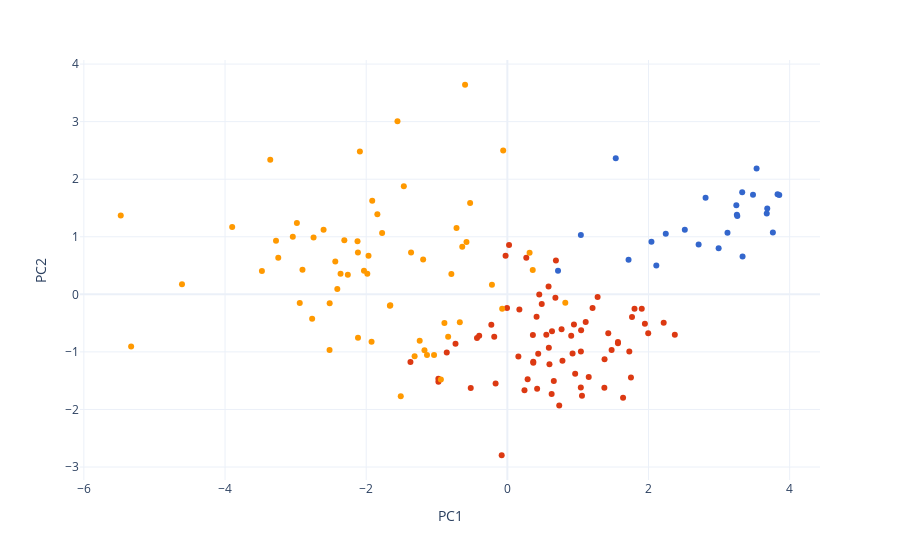

Notebook source saved alongside this figure:
### Code cell
# Ajout des labels au dataframe
df_total['cluster'] = labels

# Convertir les clusters en type catégoriel pour légende continue
df_total["cluster"] = df_total["cluster"].astype(str)

fig = t.display_clustering(df_total)

### Figure 1 — Plotly figure (JSON) as saved in the notebook; plotly's stock layout.template omitted (floating-point values rounded to 4 significant figures)
{"data": [{"hovertemplate": "<b>%{hovertext}</b><br><br>cluster=2<br>PC1=%{x}<br>PC2=%{y}<extra></extra>", "hovertext": ["Finland", "Denmark", "Switzerland", "Iceland", "Norway", "Netherlands", "Sweden", "New Zealand", "Austria", "Luxembourg", "Canada", "Australia", "United Kingdom", "Ireland", "Germany", "United States", "United Arab Emirates", "Malta", "Singapore", "Uzbekistan", "Bahrain", "Thailand", "Hong Kong S.A.R. of China", "Malaysia"], "legendgroup": "2", "marker": {"color": "#3366CC", "symbol": "circle"}, "mode": "markers", "name": "2", "orientation": "v", "showlegend": true, "type": "scatter", "x": [3.762, 3.852, 3.675, 3.119, 3.828, 3.327, 3.48, 3.531, 2.993, 3.332, 3.252, 3.244, 2.808, 3.258, 2.71, 2.111, 2.245, 2.514, 3.682, 1.536, 1.717, 1.041, 2.042, 0.7178], "xaxis": "x", "y": [1.075, 1.726, 1.404, 1.068, 1.74, 1.774, 1.731, 2.188, 0.8003, 0.6568, 1.384, 1.549, 1.679, 1.362, 0.8668, 0.502, 1.05, 1.122, 1.49, 2.363, 0.6012, 1.031, 0.9121, 0.4088], "yaxis": "y"}, {"hovertemplate": "<b>%{hovertext}</b><br><br>cluster=0<br>PC1=%{x}<br>PC2=%{y}<extra></extra>", "hovertext": ["Israel", "Costa Rica", "Czech Republic", "Belgium", "France", "Mexico", "Taiwan Province of China", "Uruguay", "Saudi Arabia", "Spain", "Guatemala", "Italy", "Brazil", "Slovenia", "El Salvador", "Panama", "Slovakia", "Chile", "Lithuania", "Trinidad and Tobago", "Poland", "Colombia", "Cyprus", "Nicaragua", "Romania", "Kuwait", "Mauritius", "Kazakhstan", "Estonia", "Philippines", "Hungary", "Argentina", "Honduras", "Latvia", "Ecuador", "Portugal", "Jamaica", "South Korea", "Japan", "Peru", "Serbia", "Bolivia", "Paraguay", "Dominican Republic", "Bosnia and Herzegovina", "Moldova", "Tajikistan", "Montenegro", "Russia", "Kyrgyzstan", "Belarus", "North Cyprus", "Greece", "Croatia", "Libya", "Vietnam", "Azerbaijan", "Macedonia", "Turkey", "China", "Bulgaria", "Venezuela", "Algeria", "Lebanon", "Armenia", "Jordan", "Ukraine", "Palestinian Territories"], "legendgroup": "0", "marker": {"color": "#DC3912", "symbol": "circle"}, "mode": "markers", "name": "0", "orientation": "v", "showlegend": true, "type": "scatter", "x": [1.904, 1.949, 1.639, 2.215, 2.373, 1.042, 1.567, 1.801, 1.567, 1.728, 0.5839, 1.153, 0.9045, 1.996, 0.4141, 1.377, 1.041, 0.9237, 1.057, 0.9434, 1.477, 0.7807, 1.11, 0.688, 0.6579, 1.43, 1.207, 1.045, 1.766, 0.4518, 0.7349, 0.9606, 0.2682, 0.6275, 0.6324, 1.374, 0.5876, 0.5963, 1.751, 0.3674, 0.4371, -0.004597, 0.6807, 0.768, -0.2271, -0.4303, -0.02508, 0.1562, 0.2873, 0.02402, 0.3668, 1.279, -0.08039, 0.4219, 0.1702, 0.4871, 0.3618, -0.1859, -0.1665, 0.552, 0.2425, -0.5188, -0.9767, -0.9776, -0.7345, -0.3989, -0.8588, -1.373], "xaxis": "x", "y": [-0.2496, -0.5097, -1.797, -0.4926, -0.7005, -0.9931, -0.8485, -0.2505, -0.8285, -0.9923, 0.1376, -1.437, -0.7185, -0.6769, -0.3909, -1.127, -1.62, -1.028, -1.761, -0.5249, -0.9694, -1.155, -0.4829, 0.5858, -1.506, -0.6765, -0.2387, -0.6239, -0.392, -0.002693, -1.932, -1.382, 0.6347, -1.73, -0.6414, -1.624, -0.9289, -1.216, -1.446, -1.188, -1.034, -0.2374, -0.06147, -0.6072, -0.528, -0.7595, 0.6716, -1.08, -1.477, 0.8559, -1.173, -0.04557, -2.796, -1.642, -0.2635, -0.1682, -0.708, -0.7368, -1.551, -0.7037, -1.666, -1.627, -1.519, -1.468, -0.8589, -0.7214, -1.01, -1.176], "yaxis": "y"}, {"hovertemplate": "<b>%{hovertext}</b><br><br>cluster=1<br>PC1=%{x}<br>PC2=%{y}<extra></extra>", "hovertext": ["Kosovo", "Pakistan", "Mongolia", "Indonesia", "Ivory Coast", "Benin", "Maldives", "Congo (Brazzaville)", "Ghana", "Nepal", "Turkmenistan", "Morocco", "Cameroon", "Senegal", "Guinea", "Niger", "Laos", "Albania", "Cambodia", "Bangladesh", "Gabon", "South Africa", "Iraq", "Burkina Faso", "Gambia", "Mali", "Nigeria", "Georgia", "Iran", "Mozambique", "Kenya", "Namibia", "Liberia", "Uganda", "Chad", "Tunisia", "Mauritania", "Sri Lanka", "Congo (Kinshasa)", "Swaziland", "Myanmar", "Comoros", "Togo", "Ethiopia", "Madagascar", "Egypt", "Sierra Leone", "Burundi", "Zambia", "Haiti", "Lesotho", "India", "Malawi", "Yemen", "Botswana", "Tanzania", "Central African Republic", "Rwanda", "Zimbabwe", "South Sudan", "Afghanistan"], "legendgroup": "1", "marker": {"color": "#FF9900", "symbol": "circle"}, "mode": "markers", "name": "1", "orientation": "v", "showlegend": true, "type": "scatter", "x": [0.3149, -1.193, -0.07343, -0.05897, -2.26, -2.746, 0.8208, -1.664, -1.364, -0.7204, 0.3596, -1.174, -1.984, -1.659, -2.31, -2.604, -0.5278, -0.6737, -0.5793, -0.6391, -0.9422, -0.8389, -1.242, -2.363, -2.089, -2.409, -2.032, -0.8918, -0.7934, -1.842, -1.467, -1.039, -2.438, -2.117, -3.478, -1.51, -2.116, -0.2184, -3.04, -1.924, -0.5994, -2.903, -3.246, -1.967, -2.941, -1.314, -3.278, -3.899, -2.123, -3.359, -2.766, -1.774, -2.982, -2.519, -1.139, -1.915, -5.478, -1.557, -2.518, -4.61, -5.331], "xaxis": "x", "y": [0.7216, 0.6065, -0.2515, 2.499, 0.3385, 0.9886, -0.1469, -0.1978, 0.7251, 1.151, 0.421, -0.9718, 0.3553, -0.1905, 0.9411, 1.122, 1.586, -0.4848, 0.911, 0.8246, -1.478, -0.7356, -0.8079, 0.3594, 2.482, 0.09111, 0.4109, -0.5002, 0.351, 1.392, 1.876, -1.055, 0.5708, 0.7281, 0.4057, -1.77, -0.7561, 0.1665, 1.002, -0.8238, 3.641, 0.4255, 0.6337, 0.6719, -0.1515, -1.076, 0.929, 1.168, 0.923, 2.338, -0.4264, 1.064, 1.239, -0.9661, -1.056, 1.626, 1.369, 3.007, -0.1554, 0.1766, -0.9055], "yaxis": "y"}], "layout": {"legend": {"title": {"text": "cluster"}, "tracegroupgap": 0}, "margin": {"t": 60}, "showlegend": false, "xaxis": {"anchor": "y", "domain": [0, 1], "title": {"text": "PC1"}}, "yaxis": {"anchor": "x", "domain": [0, 1], "title": {"text": "PC2"}}}}
